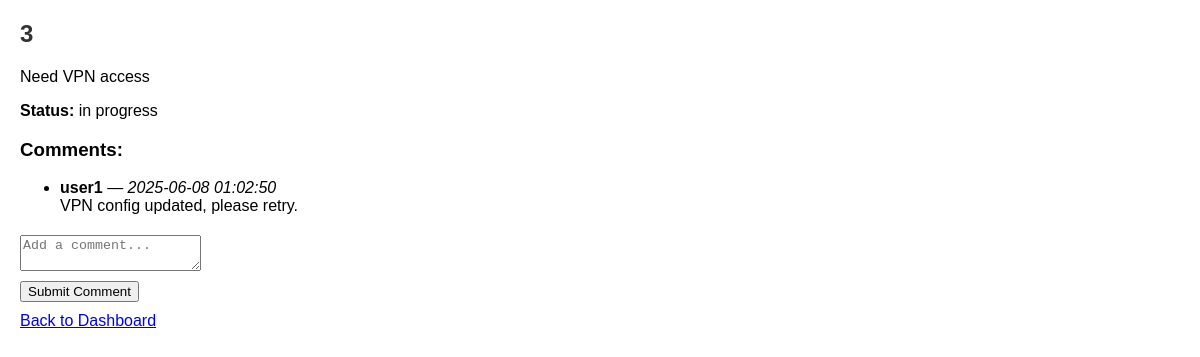
Page /ticket/3 on the committed database.
### tables this page shows
CREATE TABLE tickets (
            ticket_id INTEGER PRIMARY KEY AUTOINCREMENT,
            user_id INTEGER NOT NULL,
            category_id INTEGER NOT NULL,
            title TEXT NOT NULL,
            description TEXT NOT NULL,
            status TEXT NOT NULL,
            created_at TIMESTAMP DEFAULT CURRENT_TIMESTAMP,
            FOREIGN KEY (user_id) REFERENCES users(user_id),
            FOREIGN KEY (category_id) REFERENCES categories(category_id)
        );

CREATE TABLE comments (
            comment_id INTEGER PRIMARY KEY AUTOINCREMENT,
            ticket_id INTEGER NOT NULL,
            user_id INTEGER NOT NULL,
            message TEXT NOT NULL,
            created_at TIMESTAMP DEFAULT CURRENT_TIMESTAMP,
            FOREIGN KEY (ticket_id) REFERENCES tickets(ticket_id),
            FOREIGN KEY (user_id) REFERENCES users(user_id)
        );

CREATE TABLE users (
            user_id INTEGER PRIMARY KEY AUTOINCREMENT,
            username TEXT NOT NULL UNIQUE,
            email TEXT NOT NULL UNIQUE,
            password BLOB NOT NULL,
            role TEXT NOT NULL
        );

### app.py (the view)
@app.route('/ticket/<int:ticket_id>')
def ticket_details(ticket_id):
    ticket = get_ticket(ticket_id)
    comments = get_comments_for_ticket(ticket_id)
    return render_template('ticket_details.html', ticket=ticket, comments=comments)

### database_operations.py (called while the page is built)
def get_db_connection():
    return sqlite3.connect(DB_NAME)

def get_ticket(ticket_id):
    conn = get_db_connection()
    cursor = conn.cursor()
    cursor.execute("SELECT * FROM tickets WHERE ticket_id = ?", (ticket_id,))
    ticket = cursor.fetchone()
    conn.close()
    return ticket

def get_comments_for_ticket(ticket_id):
    conn = get_db_connection()
    cursor = conn.cursor()
    cursor.execute("""
        SELECT comments.comment_id, comments.ticket_id, comments.user_id, comments.message, comments.created_at, users.username
        FROM comments
        JOIN users ON comments.user_id = users.user_id
        WHERE comments.ticket_id = ?
        ORDER BY comments.created_at ASC
    """, (ticket_id,))
    comments = cursor.fetchall()
    conn.close()
    return comments

### templates/ticket_details.html (shortened to what this page needs)
<!DOCTYPE html>
<html lang="en">
<head>
    <link rel="stylesheet" href="{{ url_for('static', filename='styles.css') }}">
</head>
<body>
    <h2>{{ ticket[2] }}</h2>
    <p>{{ ticket[3] }}</p>
    <p><strong>Status:</strong> {{ ticket[5] }}</p>
    <h3>Comments:</h3>
    <ul>
        {% for comment in comments %}
            <li>
                <strong>{{ comment[5] }}</strong> — <em>{{ comment[4] }}</em><br>
                {{ comment[3] }}
            </li>
        {% else %}
            <li>No comments yet.</li>
        {% endfor %}
    </ul>
    <form method="POST" action="{{ url_for('add_comment') }}">
        <textarea name="message" placeholder="Add a comment..." required></textarea>
        <button type="submit">Submit Comment</button>
    </form>
    <a href="/dashboard">Back to Dashboard</a>
</body>
</html>

### static/styles.css (style rules this page uses)
body { font-family: Arial, sans-serif; margin: 20px; }
h2 { color: #333; }
form { margin-top: 20px; }
input, button, textarea { display: block; margin-bottom: 10px; }

### rows in the picture
tickets: category "3", title "Need VPN access", status "in progress"
comments: username "user1", created_at "2025-06-08 01:02:50", message "VPN config updated, please retry."
